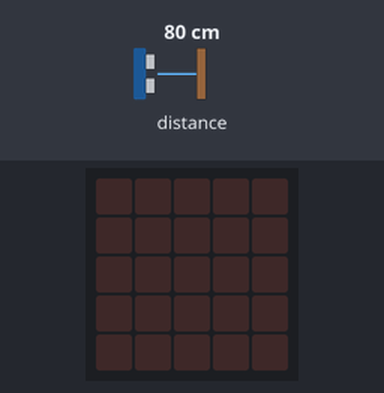
Simulated run of this program. Board: BBC micro:bit (MakeCode). On the bench: the board's 5×5 LED display. Inputs (shaded band) come from the test bench; at power-on: distance to the obstacle 80 cm.

Above: at 1.2 s.
1.3 s: distance to the obstacle set to 28 cm
2.9 s: distance to the obstacle set to 23 cm
At 3.58 s:
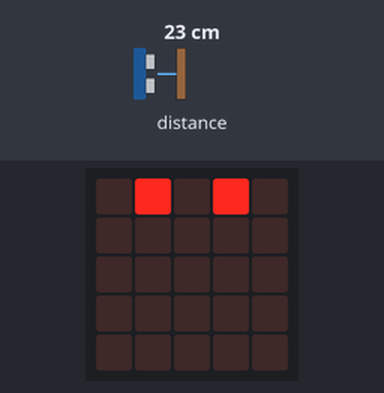
5.9 s: distance to the obstacle set to 2 cm
At 6.86 s:
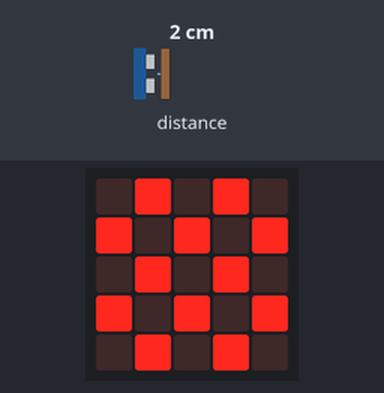
8.9 s: distance to the obstacle set to 9 cm
At 10.15 s:
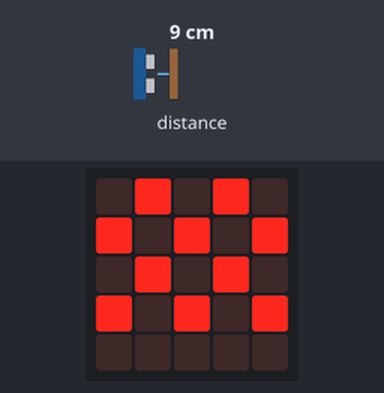
11.9 s: distance to the obstacle set to 18 cm
At 12.61 s:
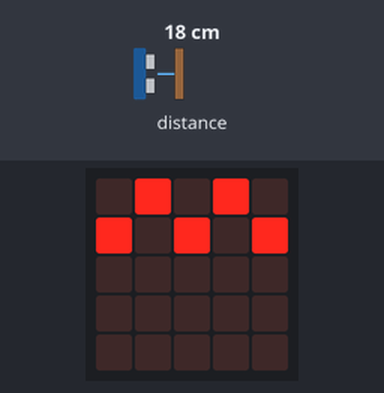
14.9 s: distance to the obstacle set to 12 cm
At 15.9 s:
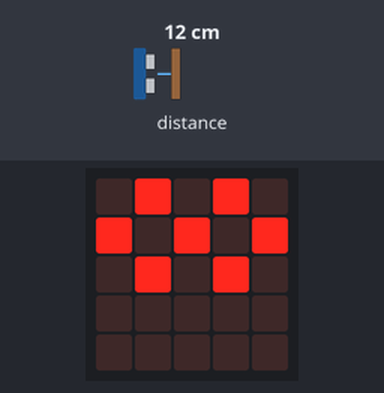
Timing chart, 0 to 17.9 s (numbered marks = the images above; inputs shaded):
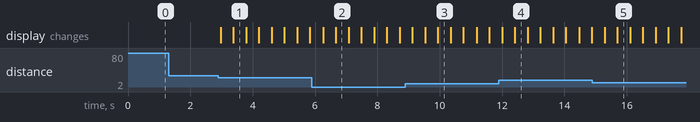

The program:

main.ts
```typescript
let distance = 0
basic.forever(function () {
    distance = sonar.ping(
    DigitalPin.P0,
    DigitalPin.P1,
    PingUnit.Centimeters
    )
    if (distance > 25) {
        basic.showLeds(`
            . . . . .
            . . . . .
            . . . . .
            . . . . .
            . . . . .
            `)
    } else if (distance > 20) {
        basic.showLeds(`
            # . # . #
            . . . . .
            . . . . .
            . . . . .
            . . . . .
            `)
        basic.showLeds(`
            . # . # .
            . . . . .
            . . . . .
            . . . . .
            . . . . .
            `)
    } else if (distance > 15) {
        basic.showLeds(`
            # . # . #
            . # . # .
            . . . . .
            . . . . .
            . . . . .
            `)
        basic.showLeds(`
            . # . # .
            # . # . #
            . . . . .
            . . . . .
            . . . . .
            `)
    } else if (distance > 10) {
        basic.showLeds(`
            # . # . #
            . # . # .
            # . # . #
            . . . . .
            . . . . .
            `)
        basic.showLeds(`
            . # . # .
            # . # . #
            . # . # .
            . . . . .
            . . . . .
            `)
    } else if (distance > 5) {
        basic.showLeds(`
            # . # . #
            . # . # .
            # . # . #
            . # . # .
            . . . . .
            `)
        basic.showLeds(`
            . # . # .
            # . # . #
            . # . # .
            # . # . #
            . . . . .
            `)
    } else {
        basic.showLeds(`
            # . # . #
            . # . # .
            # . # . #
            . # . # .
            # . # . #
            `)
        basic.showLeds(`
            . # . # .
            # . # . #
            . # . # .
            # . # . #
            . # . # .
            `)
    }
})
```

test.ts
```typescript
// les tests vont ici; ceci n'est pas compilé lorsque cet ensemble est utilisé en tant qu'extension.
```

Measured:
- the behaviour switches between 26 and 25 cm on distance to the obstacle (found by bisection; images 0 and 1)
- after the input at 1.3 s, every drawn part: stays the same
- after the input at 2.9 s, the display: first changes after 0.07 s (image 1 shows a later state)
- after the input at 5.9 s, the display: first changes after 0.36 s (image 2 shows a later state)
- after the input at 8.9 s, the display: first differs from a run without the input after 0.64 s (image 3 shows a later state)
- after the input at 11.9 s, the display: first changes after 0.10 s (image 4 shows a later state)
- after the input at 14.9 s, the display: first changes after 0.39 s (image 5 shows a later state)
- what the display in image 1 shows lasts 0.4 s, from 3.4 s to 3.8 s
